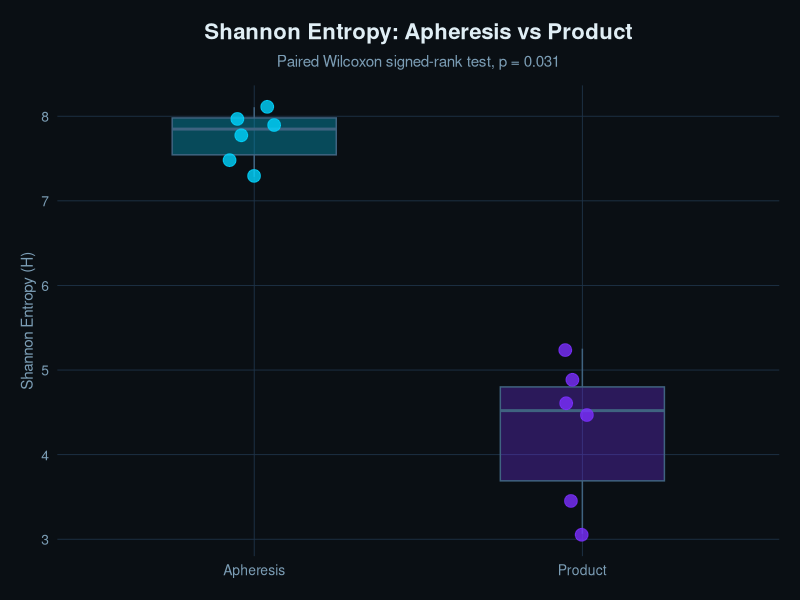
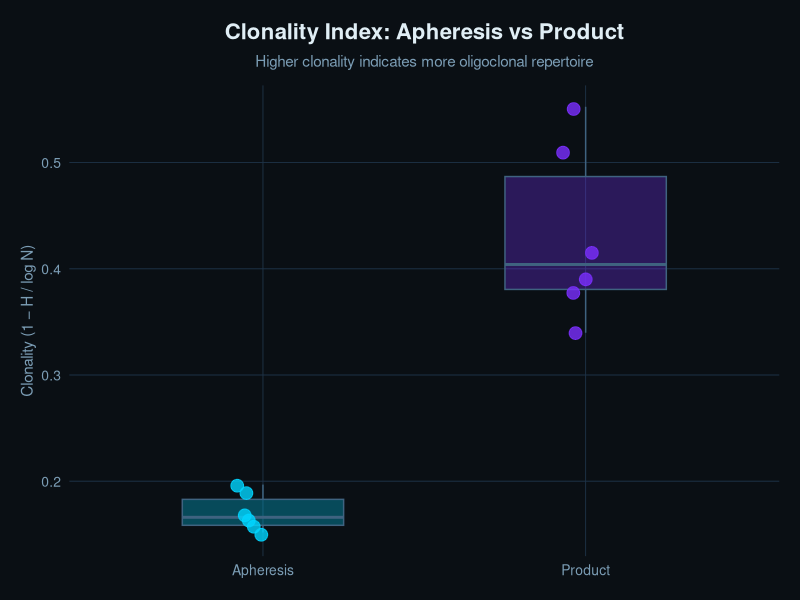
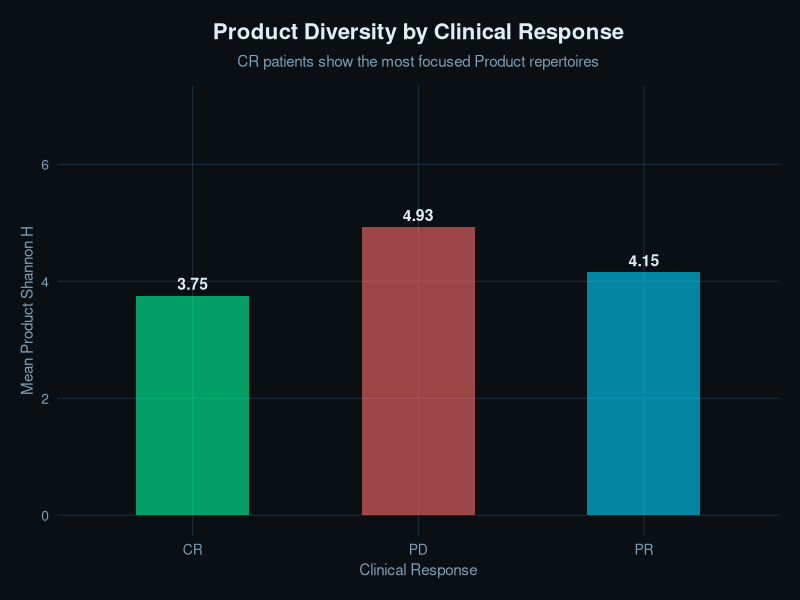

Here is the R script that generated these plots, in order:
## ---- chunk 1
knitr::opts_chunk$set(
  echo = TRUE, warning = FALSE, message = FALSE,
  fig.width = 10, fig.height = 6,
  dev = "png", dpi = 150, fig.retina = 2
)
library(tidyverse)

theme_tcr <- function(base_size = 13) {
  theme_minimal(base_size = base_size) %+replace%
    theme(
      plot.background    = element_rect(fill = "#0a0f14", color = NA),
      panel.background   = element_rect(fill = "#0a0f14", color = NA),
      panel.grid.major   = element_line(color = "#1e3348", linewidth = 0.3),
      panel.grid.minor   = element_blank(),
      text               = element_text(color = "#e0eef5", family = "sans"),
      axis.text          = element_text(color = "#7b9db5", size = 10),
      axis.title         = element_text(color = "#7b9db5", size = 11),
      plot.title         = element_text(color = "#e0eef5", face = "bold", size = 16,
                                        margin = margin(b = 8)),
      plot.subtitle      = element_text(color = "#7b9db5", size = 11,
                                        margin = margin(b = 12)),
      legend.background  = element_rect(fill = "#0f1923", color = "#1e3348"),
      legend.text        = element_text(color = "#7b9db5"),
      legend.title       = element_text(color = "#e0eef5"),
      strip.text         = element_text(color = "#e0eef5", face = "bold"),
      plot.margin        = margin(15, 15, 15, 15)
    )
}

theme_set(theme_tcr())
## ---- chunk 2
diversity_df <- read_csv("../data/processed/diversity_metrics.csv")
## ---- chunk 3
aph_shannon  <- diversity_df %>% filter(sample_type == "Apheresis") %>% pull(shannon_entropy)
prod_shannon <- diversity_df %>% filter(sample_type == "Product") %>% pull(shannon_entropy)

wilcox.test(aph_shannon, prod_shannon, paired = TRUE)
## ---- chunk 4
ggplot(diversity_df, aes(x = sample_type, y = shannon_entropy, fill = sample_type)) +
  geom_boxplot(alpha = 0.3, outlier.shape = NA, width = 0.5, color = "#3f6380") +
  geom_jitter(aes(color = sample_type), width = 0.08, size = 4, alpha = 0.8) +
  scale_fill_manual(values = c("Apheresis" = "#00d4ff", "Product" = "#7b2fff")) +
  scale_color_manual(values = c("Apheresis" = "#00d4ff", "Product" = "#7b2fff")) +
  labs(y = "Shannon Entropy (H)", x = NULL,
       title = "Shannon Entropy: Apheresis vs Product",
       subtitle = "Paired Wilcoxon signed-rank test, p = 0.031") +
  theme(legend.position = "none")
## ---- chunk 5
mean_aph  <- mean(aph_shannon)
mean_prod <- mean(prod_shannon)
reduction <- (1 - mean_prod / mean_aph) * 100

htmltools::div(class = "metrics-row",
  htmltools::div(class = "metric-card",
    htmltools::div(class = "value", sprintf("%.2f", mean_aph)),
    htmltools::div(class = "label", "Mean H (Apheresis)")
  ),
  htmltools::div(class = "metric-card",
    htmltools::div(class = "value", style = "color:#7b2fff", sprintf("%.2f", mean_prod)),
    htmltools::div(class = "label", "Mean H (Product)")
  ),
  htmltools::div(class = "metric-card",
    htmltools::div(class = "value", style = "color:#ff6b6b", sprintf("%.0f%%", reduction)),
    htmltools::div(class = "label", "Mean Reduction")
  ),
  htmltools::div(class = "metric-card",
    htmltools::div(class = "value", style = "color:#00ff9d", "0.031"),
    htmltools::div(class = "label", "p-value (Wilcoxon)")
  )
)
## ---- chunk 6
ggplot(diversity_df, aes(x = sample_type, y = clonality, fill = sample_type)) +
  geom_boxplot(alpha = 0.3, outlier.shape = NA, width = 0.5, color = "#3f6380") +
  geom_jitter(aes(color = sample_type), width = 0.08, size = 4, alpha = 0.8) +
  scale_fill_manual(values = c("Apheresis" = "#00d4ff", "Product" = "#7b2fff")) +
  scale_color_manual(values = c("Apheresis" = "#00d4ff", "Product" = "#7b2fff")) +
  labs(y = "Clonality (1 − H / log N)", x = NULL,
       title = "Clonality Index: Apheresis vs Product",
       subtitle = "Higher clonality indicates more oligoclonal repertoire") +
  theme(legend.position = "none")
## ---- chunk 7
diversity_df %>%
  select(patient_id, sample_type, n_clonotypes, d50) %>%
  pivot_wider(names_from = sample_type, values_from = c(n_clonotypes, d50)) %>%
  mutate(fold_change = round(n_clonotypes_Apheresis / n_clonotypes_Product, 1)) %>%
  knitr::kable(
    caption = "Richness and D50 comparison",
    format.args = list(big.mark = ",")
  )
## ---- chunk 8
diversity_df %>%
  filter(sample_type == "Product") %>%
  group_by(clinical_response) %>%
  summarise(mean_shannon = mean(shannon_entropy), .groups = "drop") %>%
  ggplot(aes(x = clinical_response, y = mean_shannon, fill = clinical_response)) +
  geom_col(alpha = 0.6, width = 0.5) +
  geom_text(aes(label = round(mean_shannon, 2)), vjust = -0.5,
            color = "#e0eef5", size = 4, fontface = "bold") +
  scale_fill_manual(values = c("CR" = "#00ff9d", "PR" = "#00d4ff", "PD" = "#ff6b6b")) +
  labs(y = "Mean Product Shannon H", x = "Clinical Response",
       title = "Product Diversity by Clinical Response",
       subtitle = "CR patients show the most focused Product repertoires") +
  theme(legend.position = "none") +
  ylim(0, 7)
